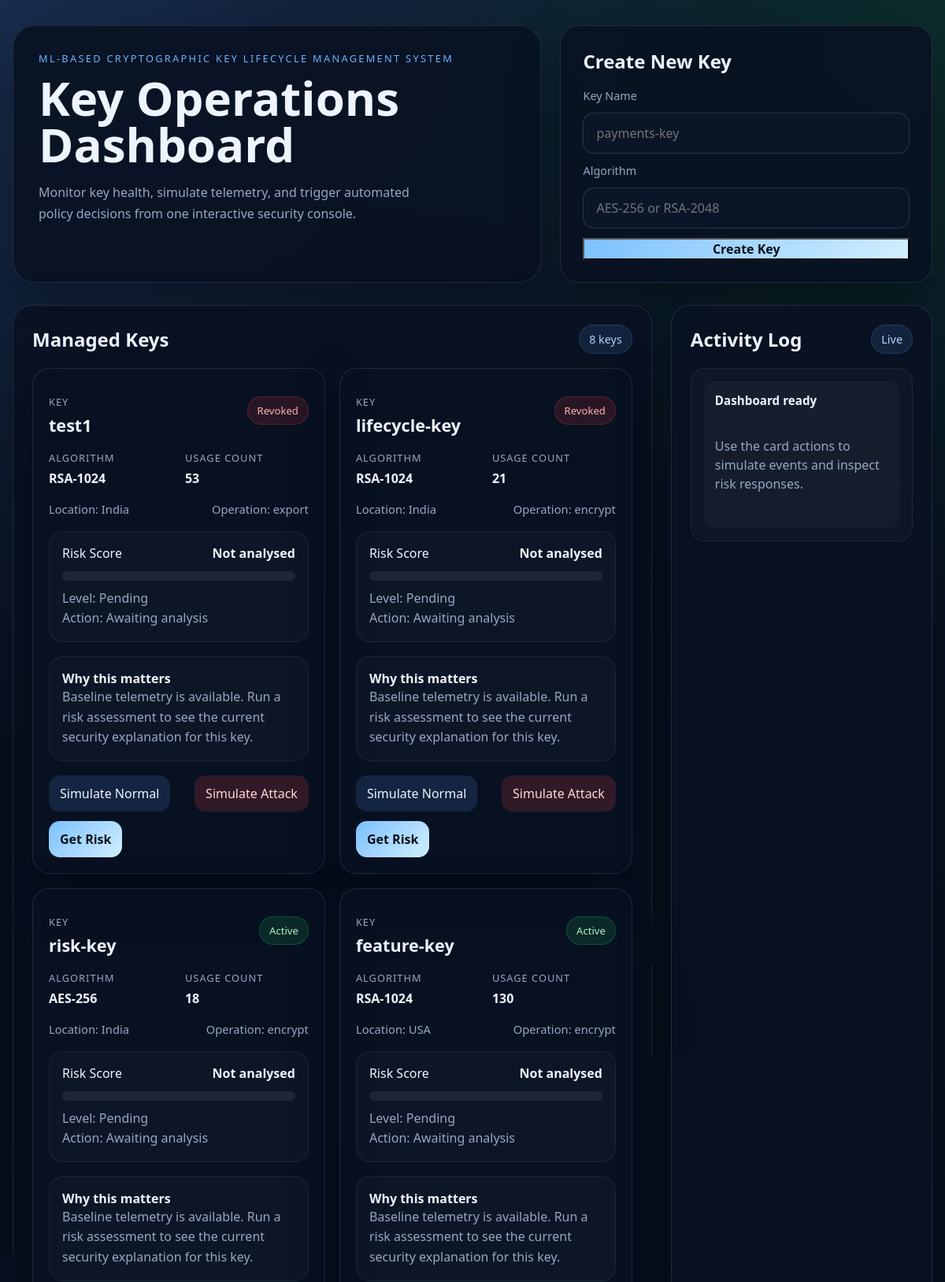
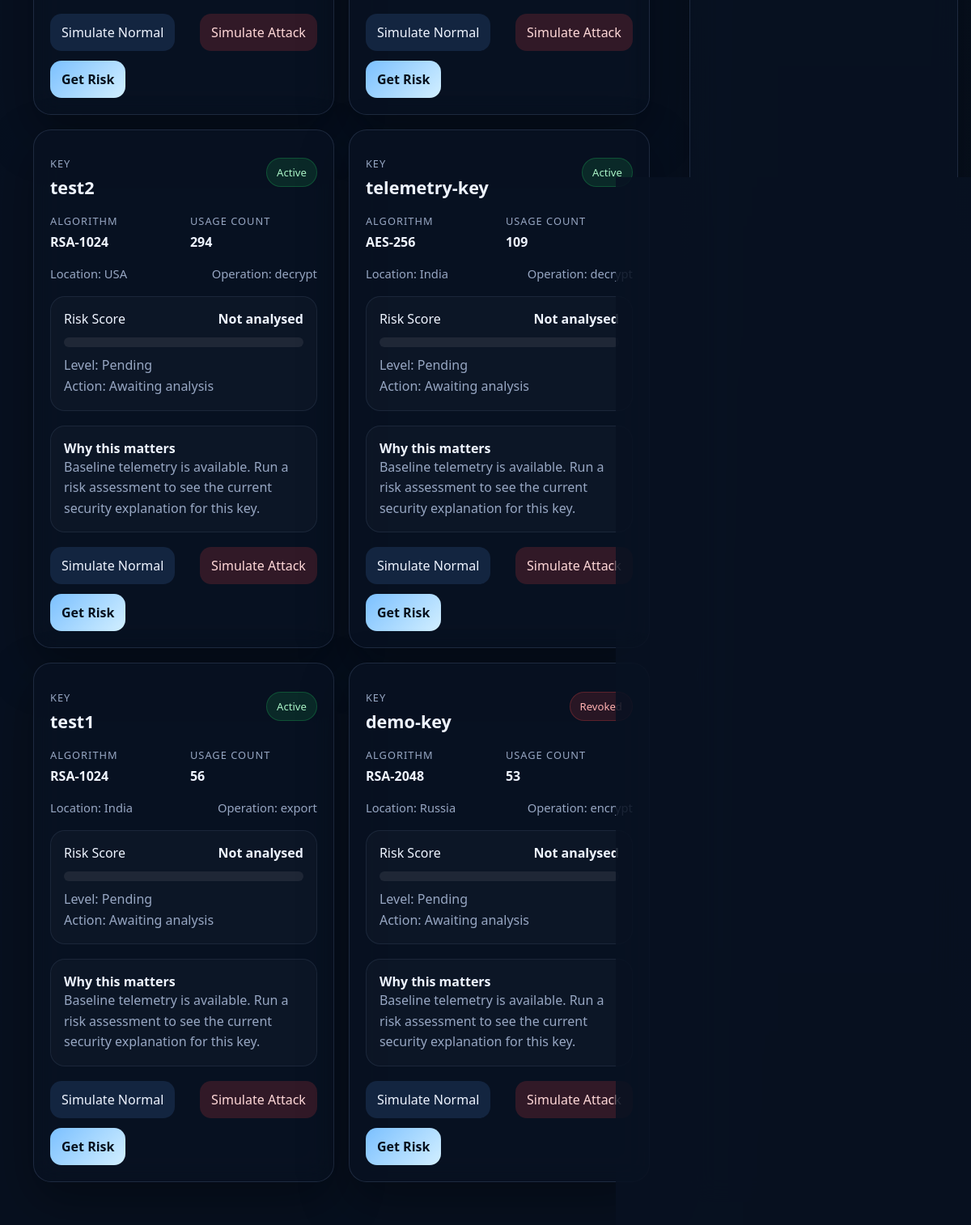
The page / on the database its author committed (2 pictures, top to bottom).
### tables this page shows
CREATE TABLE keys (
                id INTEGER PRIMARY KEY AUTOINCREMENT,
                key_name TEXT NOT NULL,
                algorithm TEXT NOT NULL,
                created_at TIMESTAMP DEFAULT CURRENT_TIMESTAMP,
                status TEXT NOT NULL DEFAULT 'active',
                usage_count INTEGER NOT NULL DEFAULT 0
            , last_location TEXT, last_operation TEXT, anomaly_flag BOOLEAN NOT NULL DEFAULT 0);

### app.py (the view)
@app.route('/')
def home():
    keys = get_all_keys()
    return render_template('index.html', keys=keys)

### modules/key_manager.py (called while the page is built)
def get_connection():
    connection = sqlite3.connect(DB_PATH)
    connection.row_factory = sqlite3.Row
    return connection

def get_all_keys():
    with get_connection() as connection:
        rows = connection.execute(
            """
            SELECT
                id,
                key_name,
                algorithm,
                created_at,
                status,
                usage_count,
                last_location,
                last_operation,
                anomaly_flag
            FROM keys
            ORDER BY created_at DESC, id DESC
            """
        ).fetchall()
    return rows

### templates/index.html (shortened to what this page needs)
<!DOCTYPE html>
<html lang="en">
<head>
    <link rel="stylesheet" href="{{ url_for('static', filename='style.css') }}">
</head>
<body>
    <div class="page-shell">
        <header class="hero">
            <div class="hero-copy">
                <p class="eyebrow">ML-Based Cryptographic Key Lifecycle Management System</p>
                <h1>Key Operations Dashboard</h1>
                <p class="hero-text">
                    Monitor key health, simulate telemetry, and trigger automated policy decisions
                    from one interactive security console.
                </p>
            </div>
            <section class="create-panel">
                <h2>Create New Key</h2>
                <form action="{{ url_for('create_key_route') }}" method="post" class="create-form">
                    <label for="key_name">Key Name</label>
                    <input type="text" id="key_name" name="key_name" placeholder="payments-key" required>
                    <label for="algorithm">Algorithm</label>
                    <input type="text" id="algorithm" name="algorithm" placeholder="AES-256 or RSA-2048" required>
                    <button type="submit" class="primary-btn">Create Key</button>
                </form>
            </section>
        </header>
        <section class="dashboard-grid">
            <div class="keys-panel">
                <div class="section-heading">
                    <h2>Managed Keys</h2>
                    <span class="count-pill">{{ keys|length }} keys</span>
                </div>
                <div class="key-grid">
                    {% for key in keys %}
                    <article
                        class="key-card"
                        data-key-id="{{ key.id }}"
                        data-key-name="{{ key.key_name }}"
                        data-algorithm="{{ key.algorithm }}"
                        data-usage-rate="{{ key.usage_count }}"
                        data-anomaly-flag="{{ 1 if key.anomaly_flag else 0 }}"
                    >
                        <div class="card-top">
                            <div>
                                <p class="card-label">Key</p>
                                <h3>{{ key.key_name }}</h3>
                            </div>
                            <span class="status-badge status-{{ key.status|lower }}">{{ key.status }}</span>
                        </div>
                        <div class="meta-grid">
                            <div>
                                <span class="meta-label">Algorithm</span>
                                <strong>{{ key.algorithm }}</strong>
                            </div>
                            <div>
                                <span class="meta-label">Usage Count</span>
                                <strong class="usage-value">{{ key.usage_count }}</strong>
                            </div>
                        </div>
                        <div class="telemetry-summary">
                            <span>Location: {{ key.last_location or 'Unknown' }}</span>
                            <span>Operation: {{ key.last_operation or 'Unknown' }}</span>
                        </div>
                        <div class="risk-display">
                            <div class="risk-head">
                                <span>Risk Score</span>
                                <strong class="risk-score-value">Not analysed</strong>
                            </div>
                            <div class="progress-track">
                            </div>
                            <p class="risk-level-value">Level: Pending</p>
                            <p class="risk-action-value">Action: Awaiting analysis</p>
                        </div>
                        <div class="explanation-box">
                            <h4>Why this matters</h4>
                            <p class="explanation-text">
                                Baseline telemetry is available. Run a risk assessment to see the
                                current security explanation for this key.
                            </p>
                        </div>
                        <div class="card-actions">
                            <a class="action-btn subtle-btn" href="{{ url_for('simulate_normal_route', key_id=key.id) }}">
                                Simulate Normal
                            </a>
                            <a class="action-btn alert-btn" href="{{ url_for('simulate_attack_route', key_id=key.id) }}">
                                Simulate Attack
                            </a>
                            <button type="button" class="action-btn primary-btn risk-trigger" data-key-id="{{ key.id }}">
                                Get Risk
                            </button>
                        </div>
                    </article>
                    {% else %}
                    <div class="empty-state">
                        <h3>No keys created yet</h3>
                        <p>Create a key to start telemetry simulation and risk analysis.</p>
                    </div>
                    {% endfor %}
                </div>
            </div>
            <aside class="logs-panel">
                <div class="section-heading">
                    <h2>Activity Log</h2>
                    <span class="count-pill">Live</span>
                </div>
                <div id="logs-list" class="logs-list">
                    <div class="log-entry">
                        <strong>Dashboard ready</strong>
                        <span>Use the card actions to simulate events and inspect risk responses.</span>
                    </div>
                </div>
            </aside>
        </section>
    </div>
</body>
</html>

### rows shown on the page
keys: key_name "test1", status "Revoked", algorithm "RSA-1024", usage_count "53", last_location "India", last_operation "export"
keys: key_name "lifecycle-key", status "Revoked", algorithm "RSA-1024", usage_count "21", last_location "India", last_operation "encrypt"
keys: key_name "risk-key", status "Active", algorithm "AES-256", usage_count "18", last_location "India", last_operation "encrypt"
keys: key_name "feature-key", status "Active", algorithm "RSA-1024", usage_count "130", last_location "USA", last_operation "encrypt"
keys: key_name "test2", status "Active", algorithm "RSA-1024", usage_count "294", last_location "USA", last_operation "decrypt"
keys: key_name "telemetry-key", status "Active", algorithm "AES-256", usage_count "109", last_location "India", last_operation "decrypt"
keys: key_name "test1", status "Active", algorithm "RSA-1024", usage_count "56", last_location "India", last_operation "export"
keys: key_name "demo-key", status "Revoked", algorithm "RSA-2048", usage_count "53", last_location "Russia", last_operation "encrypt"

### other values the page prints
{{ keys|length }} "8"
